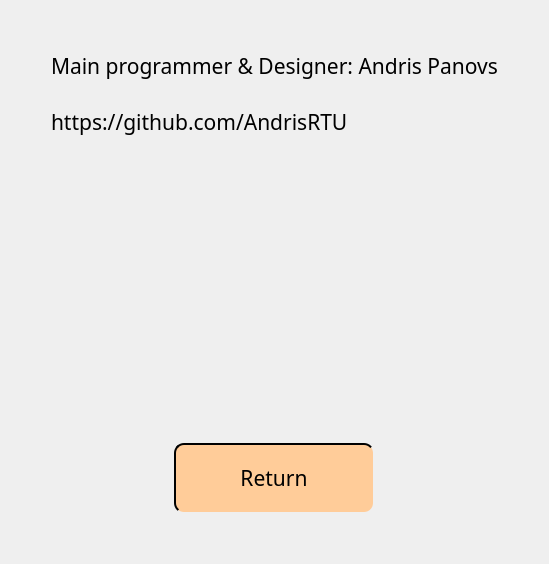
      <widget class="QWidget" name="CreditsPage">
       <property name="styleSheet">
        <string notr="true">QWidget#CreditsPage {
	border-image: url(./MainMenuImage.png)
}</string>
       </property>
       <layout class="QGridLayout" name="gridLayout_5">
        <item row="1" column="2">
         <spacer name="horizontalSpacer_10">
          <property name="orientation">
           <enum>Qt::Horizontal</enum>
          </property>
          <property name="sizeHint" stdset="0">
           <size>
            <width>40</width>
            <height>20</height>
           </size>
          </property>
         </spacer>
        </item>
        <item row="2" column="1">
         <spacer name="verticalSpacer_20">
          <property name="orientation">
           <enum>Qt::Vertical</enum>
          </property>
          <property name="sizeType">
           <enum>QSizePolicy::Minimum</enum>
          </property>
          <property name="sizeHint" stdset="0">
           <size>
            <width>20</width>
            <height>20</height>
           </size>
          </property>
         </spacer>
        </item>
        <item row="4" column="1">
         <spacer name="verticalSpacer_26">
          <property name="orientation">
           <enum>Qt::Vertical</enum>
          </property>
          <property name="sizeType">
           <enum>QSizePolicy::Minimum</enum>
          </property>
          <property name="sizeHint" stdset="0">
           <size>
            <width>20</width>
            <height>300</height>
           </size>
          </property>
         </spacer>
        </item>
        <item row="6" column="1" rowspan="2">
         <layout class="QGridLayout" name="gridLayout_7">
          <property name="topMargin">
           <number>0</number>
          </property>
          <item row="0" column="0">
           <widget class="QPushButton" name="pushButton_3">
            <property name="sizePolicy">
             <sizepolicy hsizetype="Minimum" vsizetype="Minimum">
              <horstretch>0</horstretch>
              <verstretch>0</verstretch>
             </sizepolicy>
            </property>
            <property name="minimumSize">
             <size>
              <width>0</width>
              <height>70</height>
             </size>
            </property>
            <property name="maximumSize">
             <size>
              <width>200</width>
              <height>16777215</height>
             </size>
            </property>
            <property name="font">
             <font>
              <family>Bauhaus 93</family>
              <pointsize>16</pointsize>
             </font>
            </property>
            <property name="styleSheet">
             <string notr="true">QPushButton {
	background-color: #FFCC99;
	border-style: outset;
	border-width: 2px;
	border-radius: 10px;
}
QPushButton:hover {
	background-color: #FFA64D;
	border-style: outset;
	border-width: 2px;
	border-radius: 10px;
}</string>
            </property>
            <property name="text">
             <string>Return</string>
            </property>
           </widget>
          </item>
         </layout>
        </item>
        <item row="1" column="1">
         <widget class="QLabel" name="DeveloperInformation">
          <property name="font">
           <font>
            <family>Bauhaus 93</family>
            <pointsize>16</pointsize>
           </font>
          </property>
          <property name="text">
           <string>Main programmer &amp; Designer: Andris Panovs</string>
          </property>
         </widget>
        </item>
        <item row="1" column="0">
         <spacer name="horizontalSpacer_9">
          <property name="orientation">
           <enum>Qt::Horizontal</enum>
          </property>
          <property name="sizeHint" stdset="0">
           <size>
            <width>40</width>
            <height>20</height>
           </size>
          </property>
         </spacer>
        </item>
        <item row="3" column="1">
         <widget class="QLabel" name="GitHubAddress">
          <property name="font">
           <font>
            <family>Bauhaus 93</family>
            <pointsize>16</pointsize>
           </font>
          </property>
          <property name="text">
           <string>https://github.com/AndrisRTU</string>
          </property>
         </widget>
        </item>
        <item row="9" column="1">
         <spacer name="verticalSpacer_18">
          <property name="orientation">
           <enum>Qt::Vertical</enum>
          </property>
          <property name="sizeHint" stdset="0">
           <size>
            <width>20</width>
            <height>40</height>
           </size>
          </property>
         </spacer>
        </item>
        <item row="0" column="1">
         <spacer name="verticalSpacer_19">
          <property name="orientation">
           <enum>Qt::Vertical</enum>
          </property>
          <property name="sizeHint" stdset="0">
           <size>
            <width>20</width>
            <height>40</height>
           </size>
          </property>
         </spacer>
        </item>
       </layout>
      </widget>
